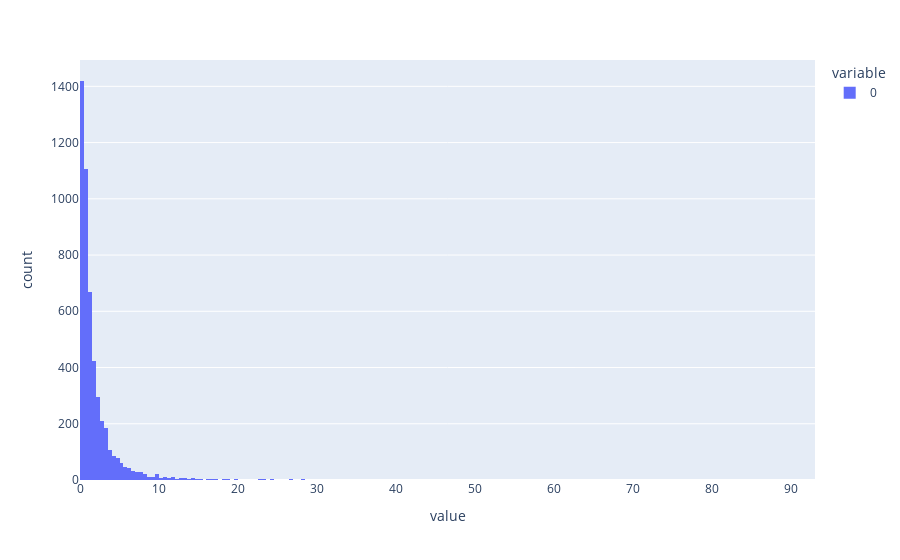

The notebook cell saved with this chart:
### Code cell
s_dev = s = 1.21
rev = stats.lognorm.rvs(s_dev, size=5000, random_state = 7)
fig = px.histogram(rev)
fig.show()

### Figure 1 — Plotly figure (JSON) as saved in the notebook; plotly's stock layout.template omitted (floating-point values rounded to 4 significant figures; data arrays with more than 128 entries replaced by an {"elided": "..."} marker saying what was removed)
{"data": [{"alignmentgroup": "True", "bingroup": "x", "hovertemplate": "variable=0<br>value=%{x}<br>count=%{y}<extra></extra>", "legendgroup": "0", "marker": {"color": "#636efa"}, "name": "0", "offsetgroup": "0", "orientation": "v", "showlegend": true, "type": "histogram", "x": {"elided": "5000 float values"}, "xaxis": "x", "yaxis": "y"}], "layout": {"barmode": "relative", "legend": {"title": {"text": "variable"}, "tracegroupgap": 0}, "margin": {"t": 60}, "xaxis": {"anchor": "y", "domain": [0, 1], "title": {"text": "value"}}, "yaxis": {"anchor": "x", "domain": [0, 1], "title": {"text": "count"}}}}
